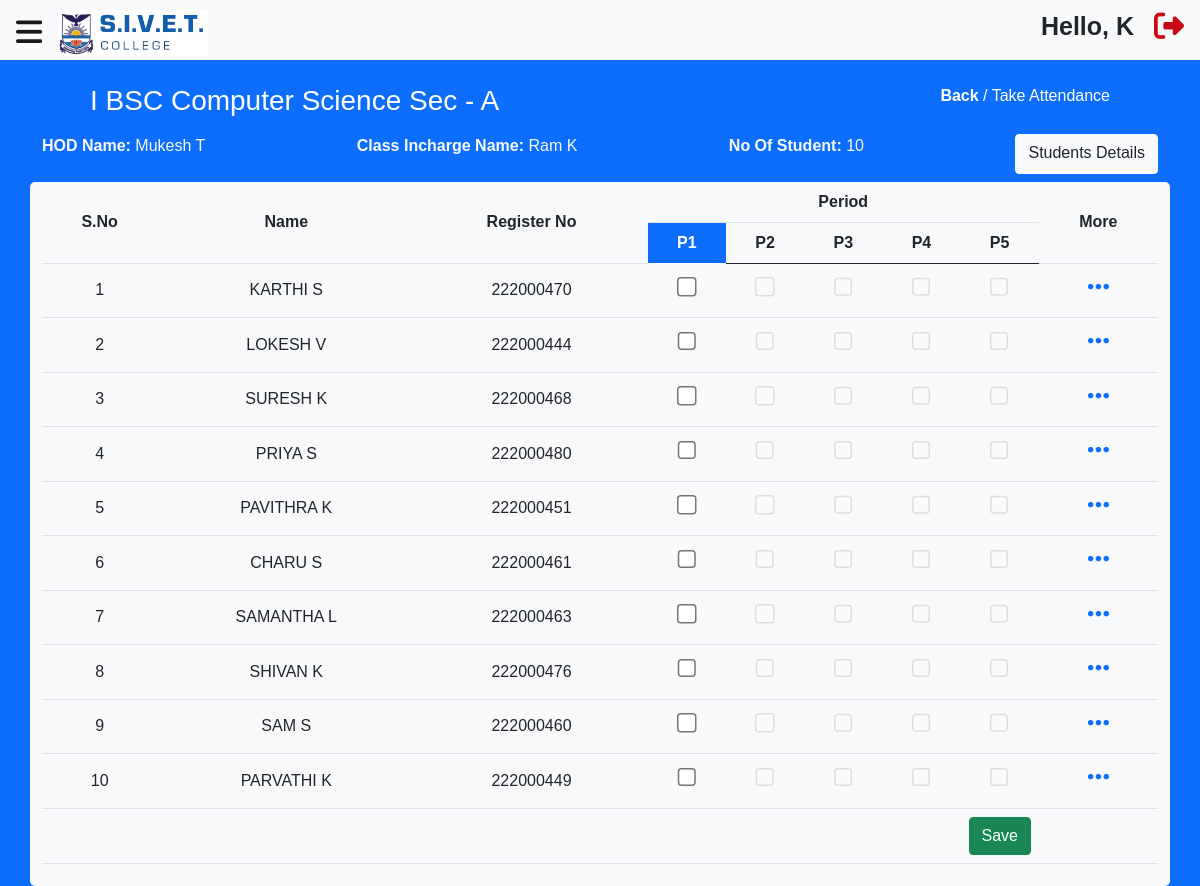
Screenshot of /main/attendance.php?class_id=1&sem_num=1 (signed in) with the database file from the repository.
### tables this page shows
CREATE TABLE  `class` (
  `class_id` int NOT NULL AUTO_INCREMENT,
  `class_name` varchar(100) NOT NULL,
  `section` varchar(10) NOT NULL,
  `department` varchar(100) NOT NULL,
  `year` varchar(20) NOT NULL,
  `hod_id` int NOT NULL,
  `staff_id` int NOT NULL,
  `create_by` int NOT NULL,
  `created_date` datetime NOT NULL,
  `modify_by` int DEFAULT NULL,
  `modify_date` datetime DEFAULT NULL,
  PRIMARY KEY (`class_id`)
);

CREATE TABLE `staff` (
  `unique_staff_id` int NOT NULL AUTO_INCREMENT,
  `first_name` varchar(50) NOT NULL,
  `last_name` varchar(50) NOT NULL,
  `email` varchar(100) NOT NULL,
  `mobile` varchar(20) NOT NULL,
  `staff_id` varchar(50) NOT NULL,
  `role_id` int NOT NULL,
  `password` varchar(50) NOT NULL,
  `create_by` int NOT NULL,
  `created_date` datetime NOT NULL,
  `modify_by` int NOT NULL,
  `modify_date` datetime DEFAULT NULL,
  PRIMARY KEY (`unique_staff_id`)
);

CREATE TABLE  `student` (
  `student_id` int NOT NULL AUTO_INCREMENT,
  `class_id` int NOT NULL,
  `name` varchar(100) NOT NULL,
  `initial` varchar(100) NOT NULL,
  `gender` varchar(10) NOT NULL,
  `dob` varchar(50) NOT NULL,
  `register_no` int NOT NULL,
  `mobile_no` int NOT NULL,
  `father_name` varchar(100) NOT NULL,
  `mother_name` varchar(100) NOT NULL,
  `guardian_mobile_no` int NOT NULL,
  `adhaar_card_no` int NOT NULL,
  `create_by` int NOT NULL,
  `created_date` datetime NOT NULL,
  `modify_by` int NOT NULL,
  `modify_date` datetime DEFAULT NULL,
  PRIMARY KEY (`student_id`)
);

### main/attendance.php (the view, shortened to what this page needs)
<?php
if ($_GET['class_id']) {
    $class_id = $_GET['class_id'];
    $sem_num = $_GET['sem_num'];
} else {
    header("location:./classes.php");
}
$status1 = "active";
$status2 = " ";
$status3 = " ";
$status4 = " ";
$status5 = " ";
include("../include/config.php");
$action = "new";
$query = "select * from class where class_id = $class_id";
$result = mysqli_query($conn, $query);
$getClass = mysqli_fetch_assoc($result);
$className = $getClass['class_name'] . " " . $getClass['department'] . " Sec - " . $getClass['section'];
$hodid = $getClass['hod_id'];
$staffid = $getClass['staff_id'];
$hodquery = "SELECT * FROM staff WHERE unique_staff_id=$hodid";
$hodresult = mysqli_query($conn, $hodquery);
if (mysqli_num_rows($hodresult)) {
    $row = mysqli_fetch_array($hodresult);
    $hodname = $row['first_name'] . " " . $row['last_name'];
}
$staffquery = "SELECT * FROM staff WHERE unique_staff_id=$staffid";
$staffresult = mysqli_query($conn, $staffquery);
if (mysqli_num_rows($staffresult)) {
    $row = mysqli_fetch_array($staffresult);
    $staffname = $row['first_name'] . " " . $row['last_name'];
}
$stucountquery = "SELECT * FROM student WHERE class_id=$class_id";
$stucountresult = mysqli_query($conn, $stucountquery);
$stucount = mysqli_num_rows($stucountresult);
if ($sem_num == 1 || $sem_num == 2) {
    $year = "I";
} elseif ($sem_num == 3 || $sem_num == 4) {
    $year = "II";
} elseif ($sem_num == 5 || $sem_num == 6) {
    $year = "III";
} else {
    $year = "I";
}
?>
<!DOCTYPE html>
<html lang="en">
<head>
    <link rel="stylesheet" href="./style.css">
    <link rel="stylesheet" href="https://cdnjs.cloudflare.com/ajax/libs/bootstrap/5.0.1/css/bootstrap.min.css">
    <link rel="stylesheet" href="https://cdnjs.cloudflare.com/ajax/libs/font-awesome/6.2.0/css/all.min.css" />
</head>
<body class="bg-primary">
    <?php
    include_once("../include/navBar.php");
    ?>
    <div class="container">
        <form action="./attendanceCrud.php?action=<?php echo $action; ?>" method="POST">
            <div class="header d-flex justify-content-between text-white pt-0 pb-0 p-5">
                <div class="titel ">
                    <h3>
                        <?php echo $year . " " . $className; ?>
                    </h3>
                </div>
                <div class="return ">
                    <p><a href="./takeAttendance.php">Back</a> / Take Attendance</p>
                </div>
            </div>
    </div>
    <div class="container mt-2">
        <div class="d-flex justify-content-between">
            <p class="text-light"><b>HOD Name: </b>
                <?php echo $hodname; ?>
            </p>
            <p class="text-light"><b>Class Incharge Name: </b>
                <?php echo $staffname; ?>
            </p>
            <p class="text-light"><b>No Of Student: </b>
                <?php echo $stucount; ?>
            </p>
            <a class="btn btn-light text-dark"
                href="./studentdetails.php?action=active&class_id=<?php echo $_GET['class_id']; ?>">
                Students Details
            </a>
        </div>
    </div>
    <div class="container table-responsive bg-light mt-2 " style="border-radius: 5px;height: 80vh;">
        <table class="table">
            <thead>
                <tr>
                    <th rowspan="2">S.No</th>
                    <th rowspan="2">Name</th>
                    <th rowspan="2">Register No</th>
                    <th colspan="5">Period</th>
                    <th rowspan="2">More</th>
                </tr>
                <tr>
                    <th data-id="p1" class="item <?php if (!empty($status)) {
                        echo $status;
                    }
                    echo $status1; ?>">P1</th>
                    <th data-id="p2" class="item <?php if (!empty($status)) {
                        echo $status;
                    }
                    echo $status2; ?>">P2</th>
                    <th data-id="p3" class="item <?php if (!empty($status)) {
                        echo $status;
                    }
                    echo $status3; ?>">P3</th>
                    <th data-id="p4" class="item <?php if (!empty($status)) {
                        echo $status;
                    }
                    echo $status4; ?>">P4</th>
                    <th data-id="p5" class="item <?php if (!empty($status)) {
                        echo $status;
                    }
                    echo $status5; ?>">P5</th>
                </tr>
            </thead>
            <tbody>
                <?php
                $query = "SELECT * FROM student WHERE class_id=$class_id";
                $result = mysqli_query($conn, $query);
                $i = 0;
                $disable = ' ';
                if (mysqli_num_rows($result) > 0) {
                    while ($row = mysqli_fetch_assoc($result)) {
                        $i++;
                        $id = $row['student_id'];
                        ?>
                        <tr>
                            <td>
                                <?php echo $i; ?>
                            </td>
                            <td>
                                <?php echo $row['name'] . "  " . $row['initial']; ?>
                            </td>
                            <td>
                                <?php echo $row['register_no']; ?>
                            </td>
                            <td class="p1 subItem <?php if (!empty($status)) {
                                echo $status;
                            }
                            echo $status1; ?>">
                                <input type="checkbox" <?php if (isset($row1['p1']) && $row1['p1'] == 1) {
                                    echo "checked";
                                } ?>>
                            </td>
                            <td class="p2 subItem <?php if (!empty($status)) {
                                echo $status;
                            }
                            echo $status2; ?>">
                                <input type="checkbox" <?php if (isset($row1['p2']) && $row1['p2'] == 1) {
                                    echo "checked";
                                } ?>>
                            </td>
                            <td class="p3 subItem <?php if (!empty($status)) {
                                echo $status;
                            }
                            echo $status3; ?>">
                                <input type="checkbox" <?php if (isset($row1['p3']) && $row1['p3'] == 1) {
                                    echo "checked";
                                } ?>>
                            </td>
                            <td class="p4 subItem <?php if (!empty($status)) {
                                echo $status;
                            }
                            echo $status4; ?>">
                                <input type="checkbox" <?php if (isset($row1['p4']) && $row1['p4'] == 1) {
                                    echo "checked";
                                } ?>>
                            </td>
                            <td class="p5 subItem <?php if (!empty($status)) {
                                echo $status;
                            }
                            echo $status5; ?>">
                                <input type="checkbox" <?php if (isset($row1['p5']) && $row1['p5'] == 1) {
                                    echo "checked";
                                } ?>>
                            </td>
                            <td><a
                                    href="./indistudent.php?class_id=<?php echo $_GET['class_id']; ?>&student_id=<?php echo $id; ?>"><i
                                        class="fa-solid fa-ellipsis"></i></a>
                            </td>
                        </tr>
                        <?php
                    }
                } else {
                    $disable = 'disabled';
                }
                ?>
                <tr>
                    <td colspan="7">
                    </td>
                    <td colspan="2" class="text-start"><input class="btn btn-success" <?php echo $disable; ?>
                            type="submit" value="Save"></td>
                </tr>
            </tbody>
        </table>
    </div>
</body>
</html>

### main/style.css (style rules this page uses)
* { margin: 0; padding: 0; font-family: "Ponniens", sans-serif; overflow-x: hidden; }
tbody td a { font-size: 25px; }
.header .return a { text-decoration: none; color: #fff; font-weight: 700; }

### main/attendance.php (style rules this page uses)
input[type=checkbox] { zoom: 1.5; }
table th, td { text-align: center; vertical-align: middle; }
.item { cursor: pointer; }
.item.active { background-color: #0d6efd; color: #fff; }
.subItem { pointer-events: none; opacity: .2; }
.p1.subItem.active, .p2.subItem.active, .p3.subItem.active, .p4.subItem.active, .p5.subItem.active { pointer-events: all; opacity: 1; }

### rows the page displays
class: className "BSC Computer Science Sec - A"
staff: hodname "Mukesh T"
staff: staffname "Ram K"
student: name "KARTHI", initial "S", register_no "222000470"
student: name "LOKESH", initial "V", register_no "222000444"
student: name "SURESH", initial "K", register_no "222000468"
student: name "PRIYA", initial "S", register_no "222000480"
student: name "PAVITHRA", initial "K", register_no "222000451"
student: name "CHARU", initial "S", register_no "222000461"
student: name "SAMANTHA", initial "L", register_no "222000463"
student: name "SHIVAN", initial "K", register_no "222000476"
student: name "SAM", initial "S", register_no "222000460"
student: name "PARVATHI", initial "K", register_no "222000449"

### other values shown
$_SESSION['user_name'] "K"
$year "I"
$stucount "10"
